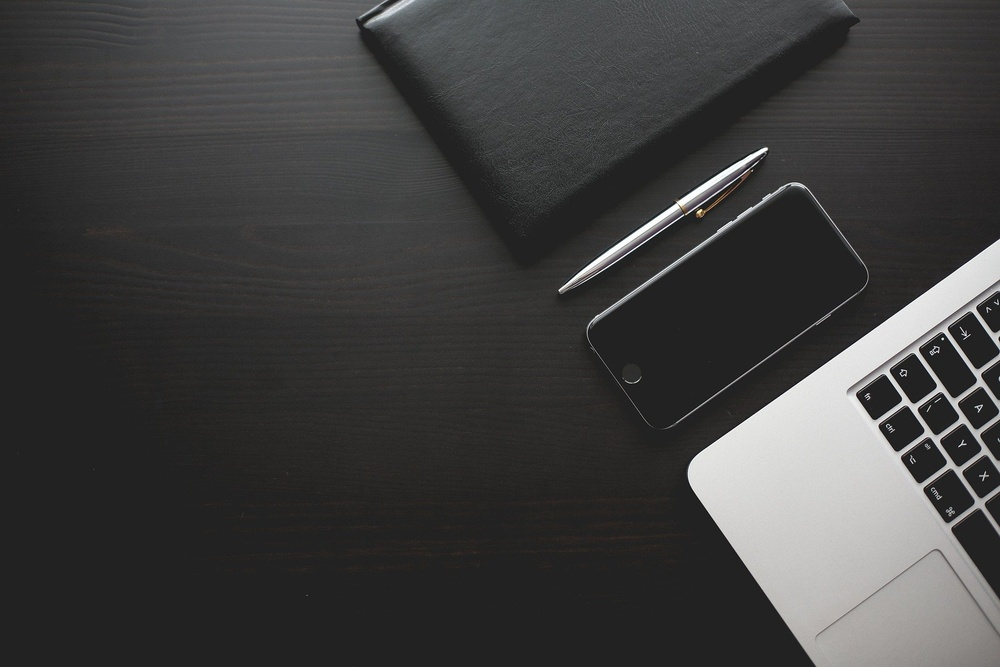
#> input picture OpenCV/image/26.jpg, 1000 x 667 px, shrunk from 1920 x 1280 before the run
$ python '26. 모폴리지 연산.py'
#> lines starting #> are read from the running program, lines starting #| are printed output that depends on the picture
# 모폴리지 연산(Perspective Calculate) : 모폴리지 변환의 팽창(dilate)과 침식(erosion)을 기본 연산으로 사용해 고급 형태학을 적용하는 변환 연산임.
# 열림(Opening) : 팽창 연산자와 침식 연산자의 조합이며, 침식 연산을 적용한 다음, 팽창 연산을 적용함.
# 닫힘(Closing) : 팽창 연산자와 침식 연산자의 조합이며, 열림과 반대로 팽창 연산을 적용한 다음, 침식 연산을 적용함.
# 그레이디언트(Gradient) : 팽창 연산자와 침식 연산자의 조합이며, 열림 연산이나 닫힘 연산과 달리 입력 이미지에 각각 팽창 연산과 침식 연산을 적용하고 감산을 진행함.
# 탑햇(TopHat) : 입력 이미지(src)와 열림(Opening)의 조합이며, 그레이디언트 연산과 비슷하게 입력 이미지에 열림 연산을 적용한 이미지를 감산함.
# 블랙햇(BlackHat) : 입력 이미지(src)와 닫힘(Closing)의 조합이며, 탑햇 연산과 비슷하게 닫힘 연산을 적용한 이미지에 입력 이미지를 감산함.
# 히트미스(HitMiss) : 이미지 전경이나 배경 픽셀의 특정 패턴을 찾는데 사용하는 이진 형태학으로서 구조 요소의 형태에 큰 영향을 받음.

# Import Library
import numpy as np
import cv2

# 이미지 경로 설정
src = cv2.imread("image/26.jpg")
#> src is the input picture: shape (667, 1000, 3); mean B, G, R 63, 63.4, 63.7

# cv2.getStructuringElement(커널의 형태, 커널의 크기, 중심점)로 구조 요소 생성.
kernel = cv2.getStructuringElement(cv2.MORPH_CROSS, (9, 9))

# cv2.morphologyEx(원본 배열, 연산 방법, 구조 요소, 고정점, 반복 횟수, 테두리 외삽법, 테두리 색상)로 모폴로지 연산 진행
# 아래 코드는 열림 연산 방법임.
dst = cv2.morphologyEx(src, cv2.MORPH_OPEN, kernel, iterations=9)
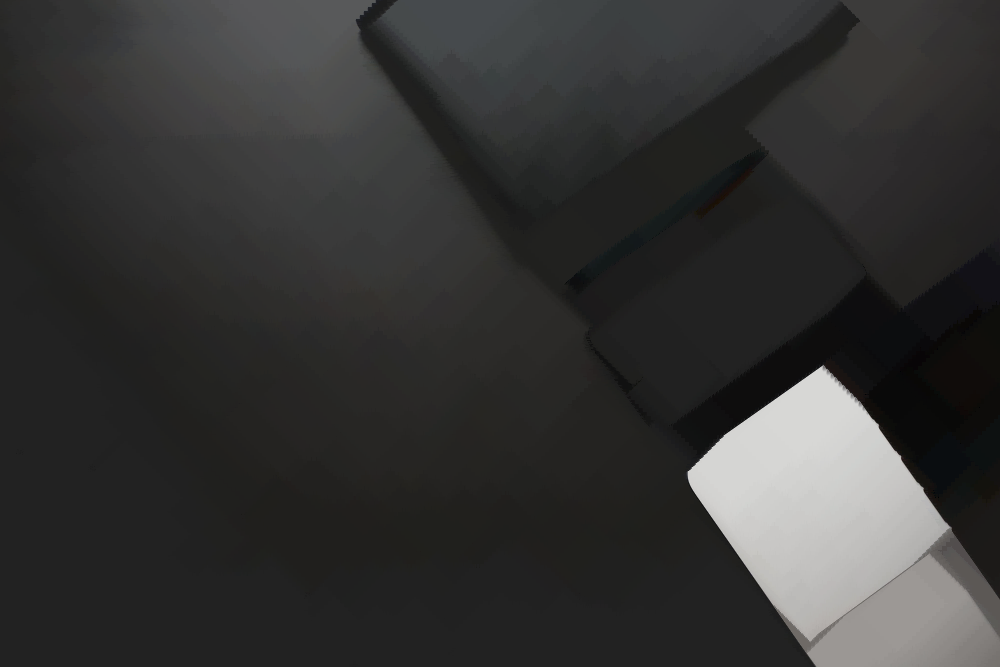
#> dst: shape (667, 1000, 3); mean B, G, R 51.8, 52.5, 52.7

# 이미지 경로 설정
cv2.imshow("dst", dst)

# 키 입력 대기 함수
cv2.waitKey(0)

# 모든 윈도우 창 제거 함수
cv2.destroyAllWindows()

$ run again, with OpenCV/image/13.jpg copied over OpenCV/image/26.jpg
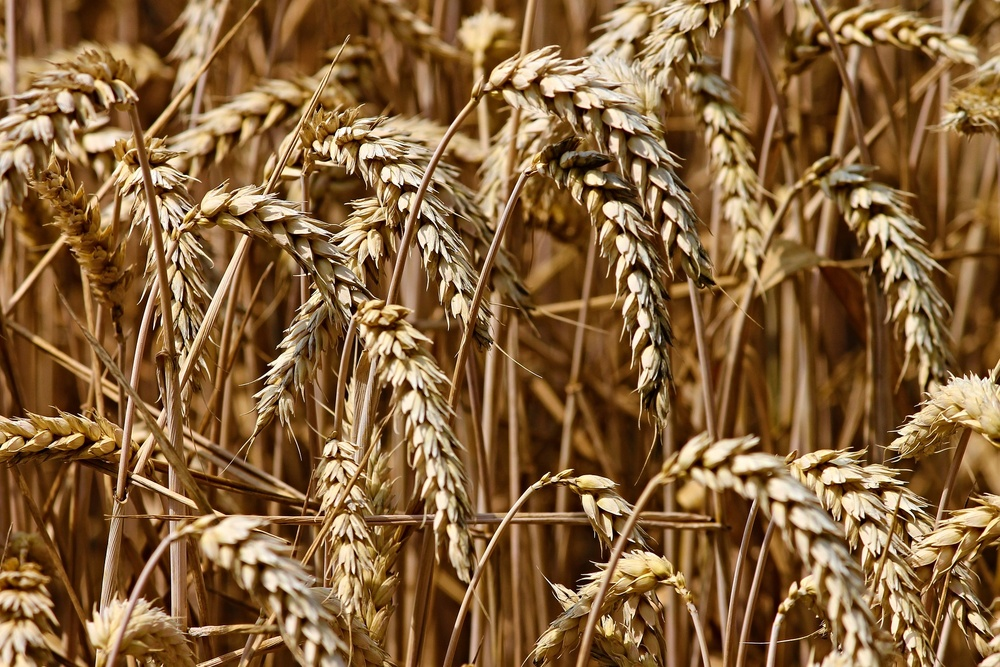
#> input picture OpenCV/image/13.jpg, 1000 x 667 px, shrunk from 1920 x 1280 before the run
#> src is the input picture: shape (667, 1000, 3); mean B, G, R 59.6, 99.1, 134.7
#> `dst = cv2.morphologyEx(src, cv2.MORPH_OPEN, kernel, iterations=9)`:
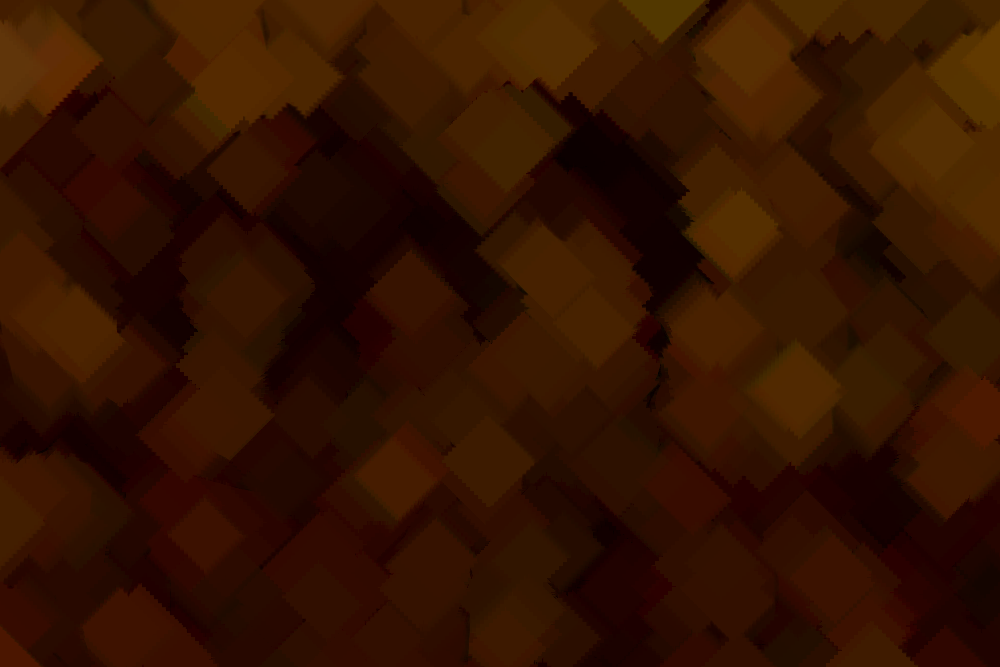
#> dst: shape (667, 1000, 3); mean B, G, R 0.1, 18.7, 51.4

$ run again, with OpenCV/image/14.jpg copied over OpenCV/image/26.jpg
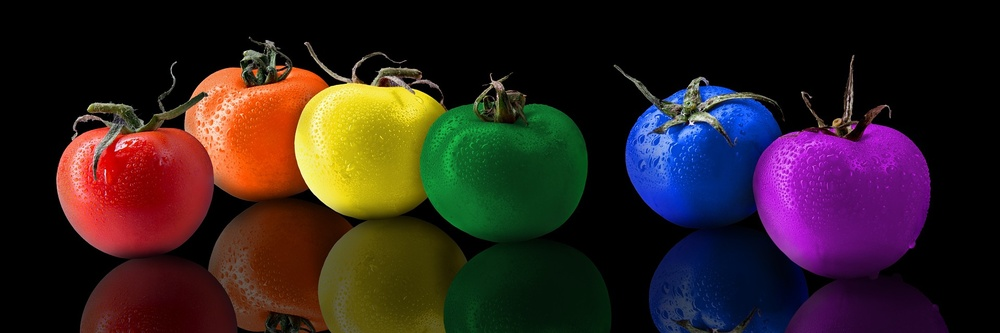
#> input picture OpenCV/image/14.jpg, 1000 x 333 px, shrunk from 1920 x 640 before the run
#> src is the input picture: shape (333, 1000, 3); mean B, G, R 31.8, 32.8, 48.3
#> `dst = cv2.morphologyEx(src, cv2.MORPH_OPEN, kernel, iterations=9)`:
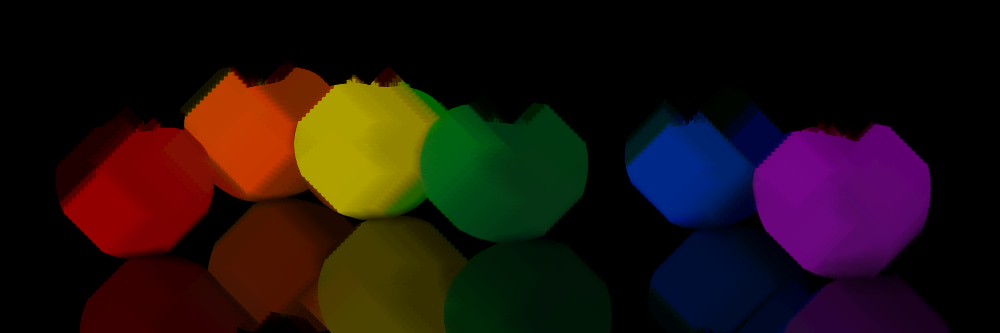
#> dst: shape (333, 1000, 3); mean B, G, R 14.5, 17.7, 31.8

$ run again, with OpenCV/image/16.jpg copied over OpenCV/image/26.jpg
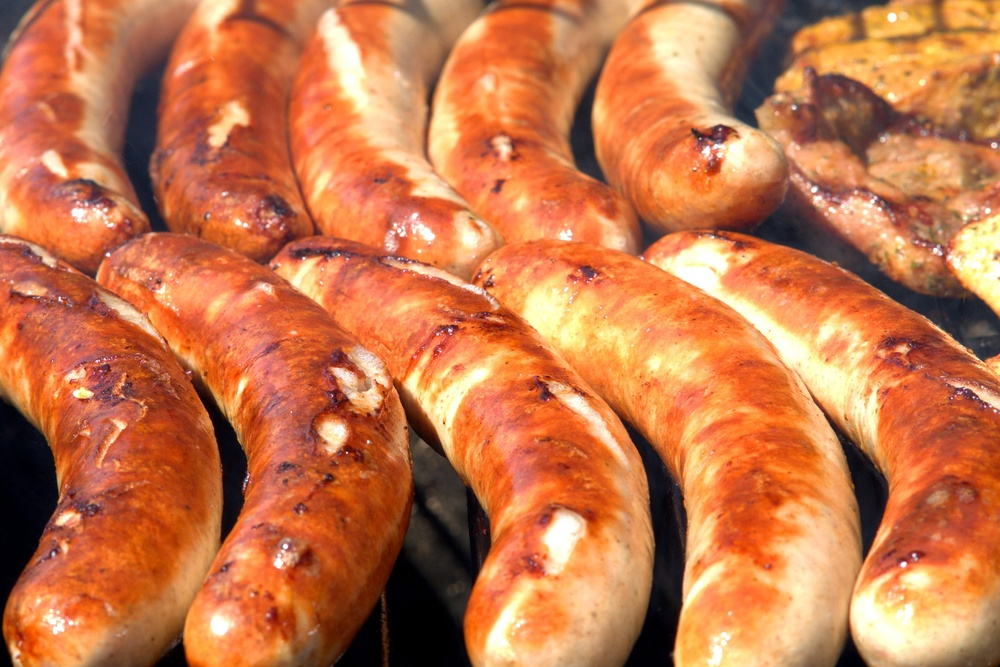
#> input picture OpenCV/image/16.jpg, 1000 x 667 px, shrunk from 1920 x 1280 before the run
#> src is the input picture: shape (667, 1000, 3); mean B, G, R 74.5, 118.1, 197.6
#> `dst = cv2.morphologyEx(src, cv2.MORPH_OPEN, kernel, iterations=9)`:
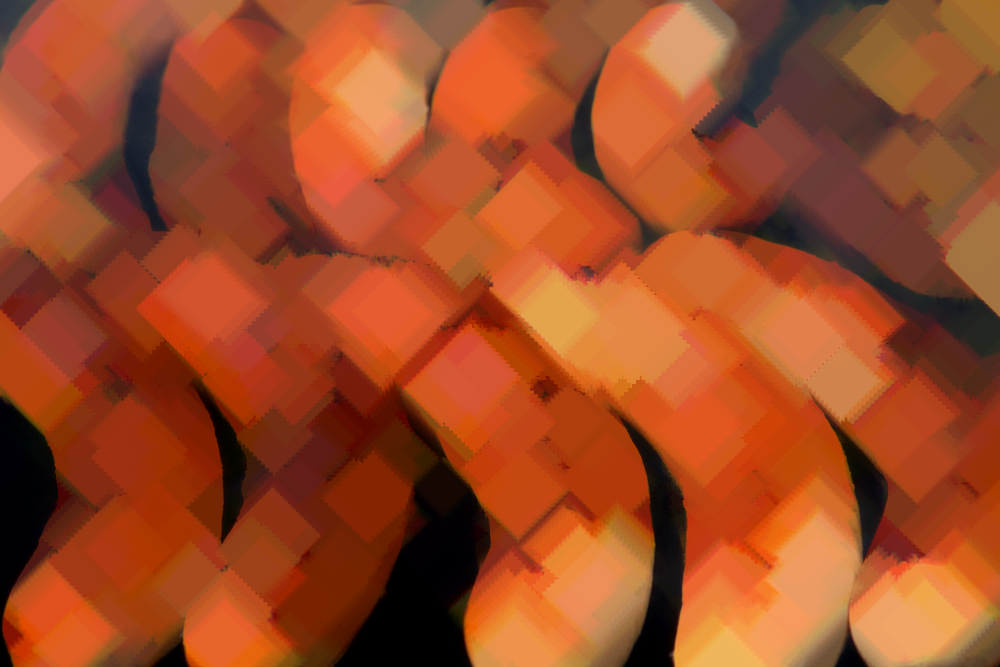
#> dst: shape (667, 1000, 3); mean B, G, R 37.5, 74.6, 159.4
